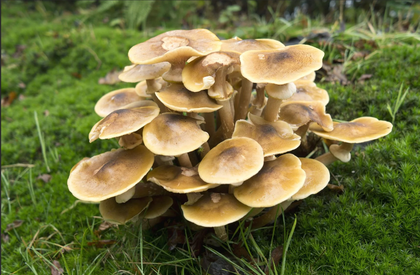
%> input picture New Folder (2)/image.png, 420 x 275 px, shrunk from 872 x 571 before the run
$ octave Untitled5.m   (GNU Octave 9; MATLAB toolbox functions it lacks are replaced by stand-ins)
%> lines starting %> are read from the running program, lines starting %| are printed output that depends on the picture
% Load the image
image = imread('image.png');
%> image is the input picture: size 275x420x3 uint8; mean R, G, B 111.3, 112, 61.6

% Convert the image to grayscale
gray_image = rgb2gray(image);
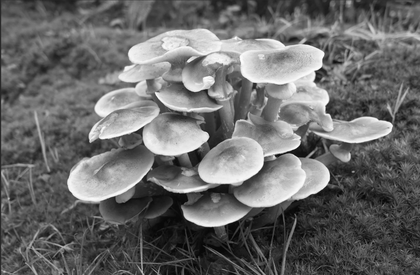
%> gray_image: size 275x420 uint8; min 1, max 255, mean 106.1

% Convert grayscale image to double for calculations
gray_double = double(gray_image);

% Input minimum and maximum percentiles
min_percentile = 5;
max_percentile = 95;

% Calculate intensity values corresponding to the given percentiles
sorted_values = sort(gray_double(:));
num_pixels = numel(sorted_values);
%> num_pixels = 115500
min_index = ceil(num_pixels * min_percentile / 100);
%> min_index = 5775
max_index = ceil(num_pixels * max_percentile / 100);
%> max_index = 109725
Imin = sorted_values(min_index);
%> Imin = 29
Imax = sorted_values(max_index);
%> Imax = 222

% Define new minimum and maximum intensity values for contrast stretching
new_Imin = 0;     % Desired minimum intensity value
new_Imax = 255;   % Desired maximum intensity value

% Apply contrast stretching transformation
stretched_double = (gray_double - Imin) / (Imax - Imin) * (new_Imax - new_Imin) + new_Imin;

% Convert back to uint8 for display
stretched_image = uint8(stretched_double);
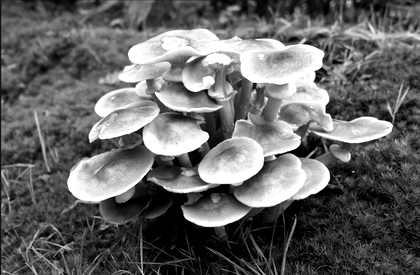
%> stretched_image: size 275x420 uint8; min 0, max 255, mean 101.7

% Calculate input and output histograms
input_histogram = zeros(256, 1);
output_histogram = zeros(256, 1);

[num_rows, num_cols] = size(gray_image);
%> num_rows = 275; num_cols = 420

for i = 1:num_rows
    for j = 1:num_cols
        input_histogram(gray_image(i, j) + 1) = input_histogram(gray_image(i, j) + 1) + 1;
        output_histogram(stretched_image(i, j) + 1) = output_histogram(stretched_image(i, j) + 1) + 1;
    end
end
%> after the loop, input_histogram = 256 values, max 995 at index 76, min 0 at index 1, mean 451.2; output_histogram = 256 values, max 6143 at index 255, min 0 at index 3, mean 451.2

% Display the input and output histograms
figure;
subplot(2, 2, 1);
imshow(gray_image);
title('Input Grayscale Image');
subplot(2, 2, 2);
bar(input_histogram, 'FaceColor', [0.5 0.5 0.5], 'EdgeColor', 'none');
title('Input Histogram');

subplot(2, 2, 3);
imshow(stretched_image);
title('Stretched Image');
subplot(2, 2, 4);
bar(output_histogram, 'FaceColor', [0.5 0.5 0.5], 'EdgeColor', 'none');
title('Output Histogram');
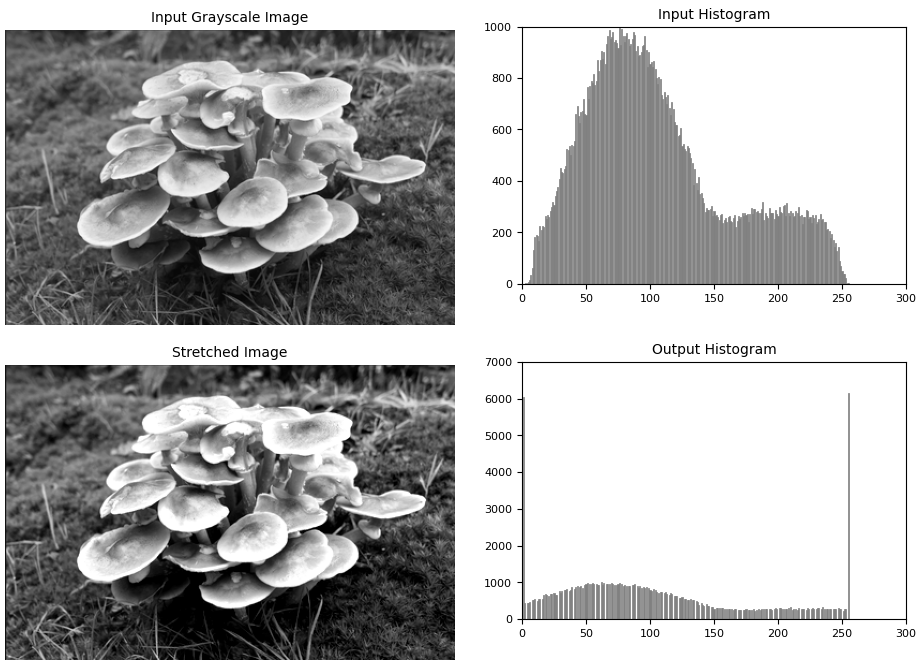
%> figure redrawn from the program's plot data, 4 panels
